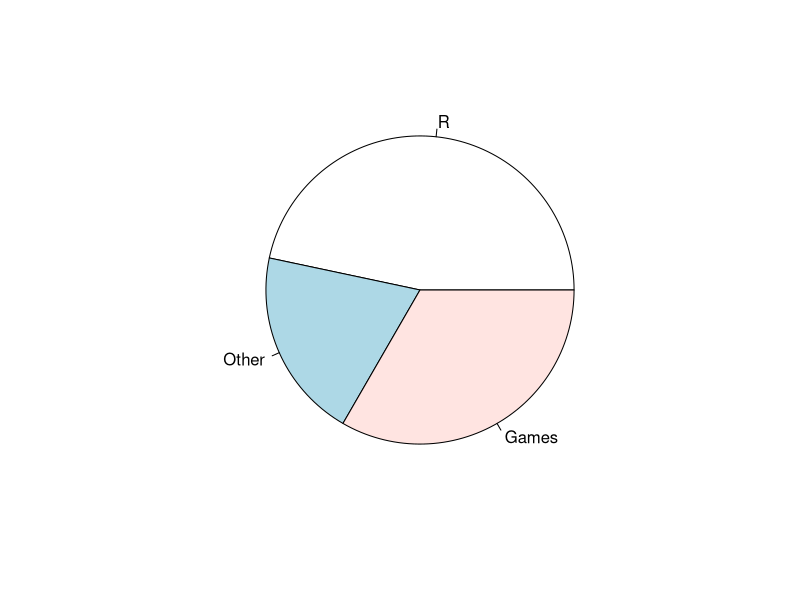

This figure's R source:
# Credit to https://www.tutorialspoint.com/r/r_pie_charts.htm for help with this
x <- c(70, 30, 50)
labels <- c("R", "Other", "Games")

png(file = "rpiecharttest.png")
pie(x, labels)
